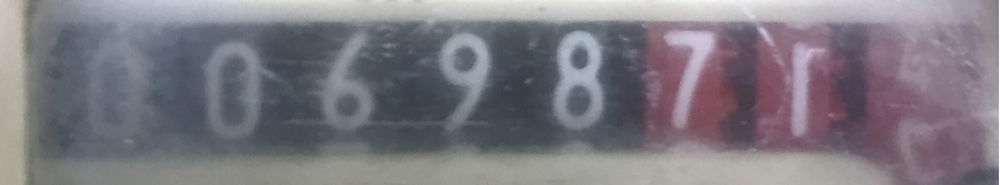
#> input picture image.png, 1000 x 185 px, shrunk from 2884 x 534 before the run
$ python readText.py
#> lines starting #> are read from the running program, lines starting #| are printed output that depends on the picture; after the words box and inside, x2 and y2 are one past the last pixel; in counts of white or black regions, pixels touching at a corner belong together
import cv2
import pytesseract
# Tesseract path
tesseract_path = r"/usr/local/bin/tesseract"
pytesseract.pytesseract.tesseract_cmd = tesseract_path
img = cv2.imread("./image.png")
#> img is the input picture: shape (185, 1000, 3); mean B, G, R 128.4, 121, 124
gray = cv2.cvtColor(img, cv2.COLOR_BGR2GRAY)
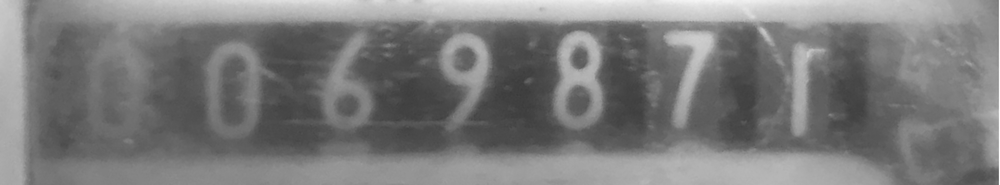
#> gray: shape (185, 1000); min 59, max 252, mean 122.7
thresh = cv2.threshold(gray, 0, 255, cv2.THRESH_BINARY_INV + cv2.THRESH_OTSU)[1]
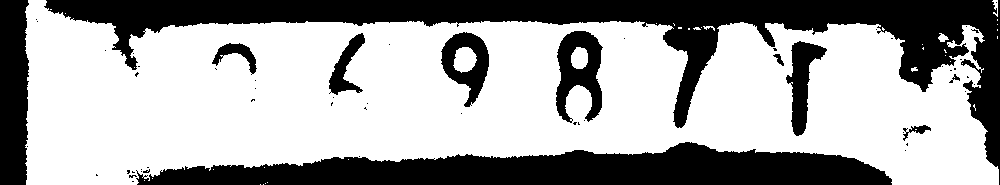
#> thresh: shape (185, 1000); 64.7% white; 58 black regions (47 under 20 px)
# Find the single largest contour = a single ROI
cnts = cv2.findContours(thresh, cv2.RETR_EXTERNAL, cv2.CHAIN_APPROX_SIMPLE)
#> cnts = 35 contours, 32 with area under 20; largest, box (x1, y1, x2, y2) and area: (25, 0, 999, 185) 125775, (938, 33, 949, 42) 44, (992, 0, 998, 17) 29
cnts = cnts[0] if len(cnts) == 2 else cnts[1]
largest_cnt = max(cnts, key=cv2.contourArea)
#> largest_cnt = contour of 1625 points, box (x1, y1, x2, y2) (25, 0, 999, 185), area 125775
# Extract the ROI based on the largest contour
x, y, w, h = cv2.boundingRect(largest_cnt)
#> x = 25; y = 0; w = 974; h = 185
roi = img[y:y+h, x:x+w]
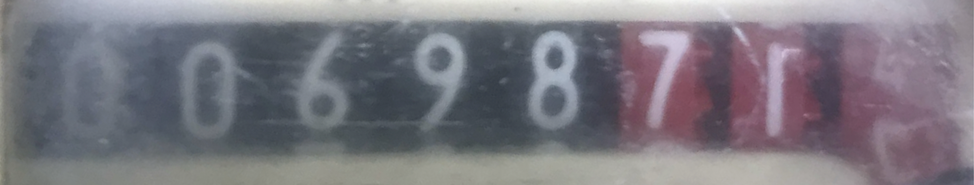
#> roi: shape (185, 974, 3); mean B, G, R 127.4, 119.5, 122.4
# Perform OCR on the ROI
#> (the run stopped early here; a loop or call above may not have finished)
